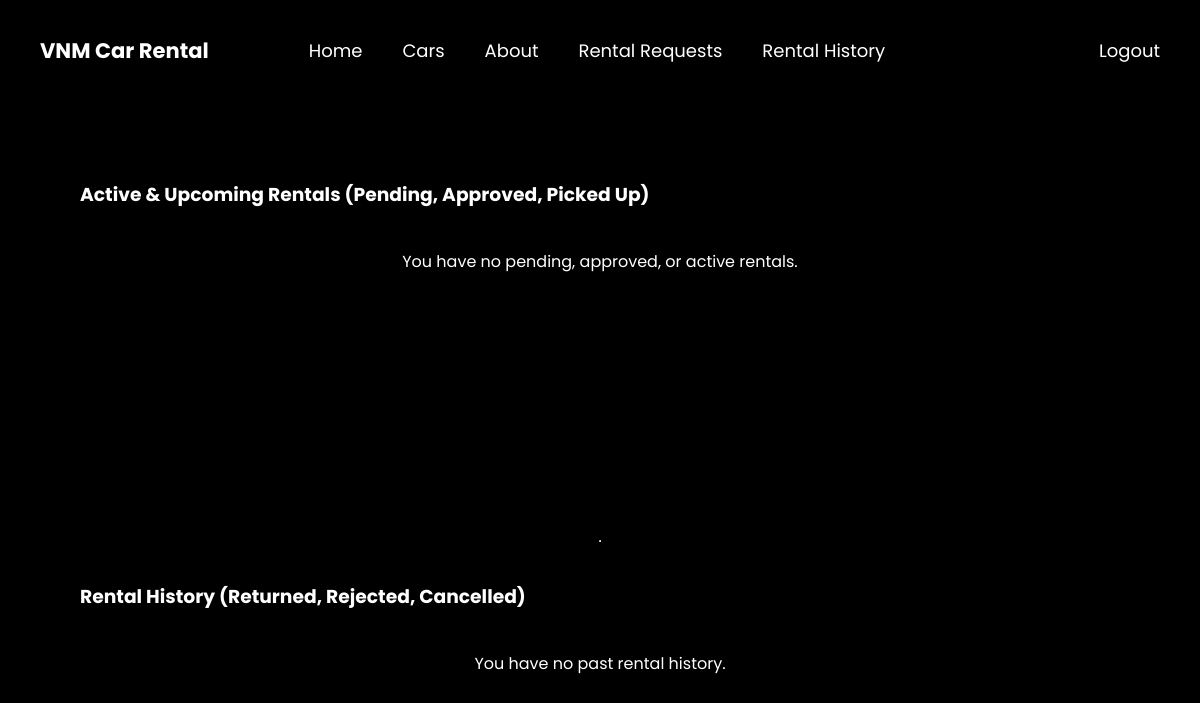
The page /vnm-system1/php/customer_lifecycle.php (signed in) on the database as committed earlier.
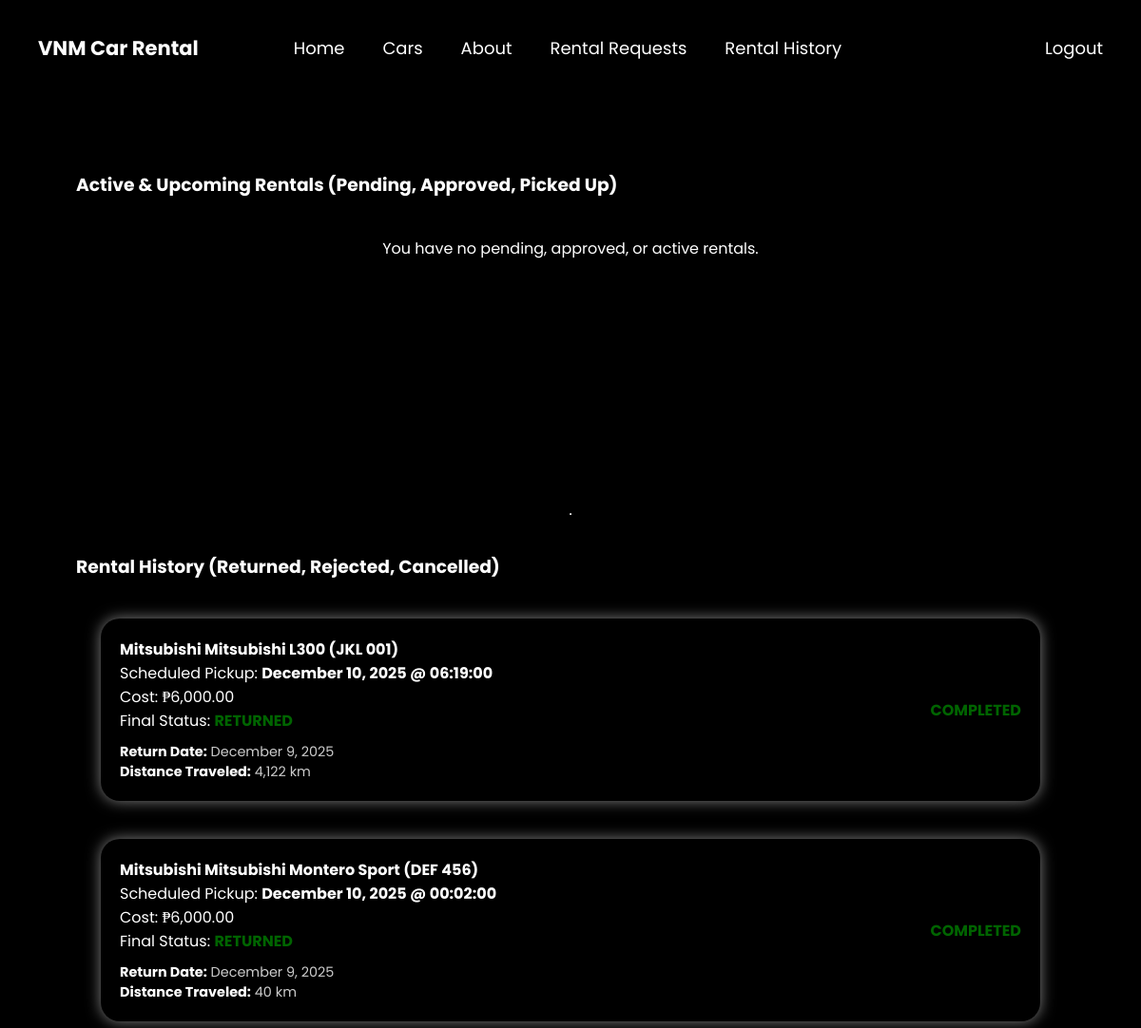
The same page on the database as committed later.
### tables this page shows
CREATE TABLE `rental_requests` (
  `request_id` int(11) NOT NULL,
  `user_id` int(11) NOT NULL,
  `car_id` int(11) NOT NULL,
  `driver_license_photo` varchar(500) DEFAULT NULL,
  `rental_date` date NOT NULL,
  `rental_time` time NOT NULL,
  `rental_duration_days` int(11) NOT NULL,
  `total_cost` decimal(10,2) DEFAULT NULL,
  `odometer_pickup` int(11) DEFAULT NULL,
  `condition_pickup` text DEFAULT NULL,
  `actual_pickup_datetime` datetime DEFAULT NULL,
  `payment_proof_path` varchar(255) DEFAULT NULL,
  `payment_method` varchar(50) DEFAULT NULL,
  `payment_reference_no` varchar(100) DEFAULT NULL,
  `admin_notes` text DEFAULT NULL,
  `request_status` enum('Pending','Approved','Rejected','Cancelled','Picked Up','Returned') NOT NULL DEFAULT 'Pending',
  `request_timestamp` datetime NOT NULL DEFAULT current_timestamp(),
  `payment_status` enum('Unpaid','Paid','Proof Uploaded') NOT NULL DEFAULT 'Unpaid',
  `rental_lifecycle_status` enum('Scheduled','PickedUp','OnRide','Returned') NOT NULL DEFAULT 'Scheduled'
);

CREATE TABLE `cars` (
  `car_id` int(11) NOT NULL,
  `model` varchar(100) NOT NULL,
  `plate_no` varchar(20) NOT NULL,
  `car_brand` varchar(100) NOT NULL,
  `year` year(4) NOT NULL,
  `daily_rate` decimal(10,2) NOT NULL,
  `owner` varchar(150) NOT NULL,
  `fuel_type` varchar(50) NOT NULL,
  `transmission` varchar(50) NOT NULL,
  `is_available` tinyint(1) DEFAULT 1,
  `location_id` int(11) NOT NULL,
  `image` varchar(255) DEFAULT NULL,
  `availability` tinyint(1) NOT NULL DEFAULT 1,
  `description` text DEFAULT NULL
);

CREATE TABLE `rental_return_details` (
  `return_id` int(11) NOT NULL,
  `request_id` int(11) NOT NULL,
  `return_admin_id` int(11) DEFAULT NULL,
  `return_date_actual` datetime NOT NULL,
  `car_condition_return` text DEFAULT NULL,
  `odometer_return` int(11) DEFAULT NULL,
  `damage_fee` decimal(10,2) NOT NULL DEFAULT 0.00
);

CREATE TABLE `rental_pickup_details` (
  `pickup_id` int(11) NOT NULL,
  `request_id` int(11) NOT NULL,
  `pickup_admin_id` int(11) DEFAULT NULL,
  `pickup_date_actual` datetime NOT NULL,
  `car_condition_pickup` text DEFAULT NULL,
  `odometer_pickup` int(11) DEFAULT NULL
);

### vnm-system1/php/customer_lifecycle.php (the view, shortened to what the changed rows need)
<?php
include 'db.php';
$current_user_id = (int) $_SESSION['user'];
$history_sql = "
    SELECT
        rr.request_id, rr.rental_date, rr.rental_time, rr.total_cost, rr.request_status, rr.payment_status,
        c.car_brand, c.model, c.plate_no,
        pd.odometer_pickup,
        rd.odometer_return, rd.return_date_actual, rd.damage_fee
    FROM rental_requests rr
    INNER JOIN cars c ON rr.car_id = c.car_id
    LEFT JOIN rental_pickup_details pd ON rr.request_id = pd.request_id
    LEFT JOIN rental_return_details rd ON rr.request_id = rd.request_id
    WHERE rr.request_status IN ('Returned', 'Rejected', 'Cancelled')
        AND rr.user_id = ?
    ORDER BY rr.rental_date DESC";
$stmt_history = $conn->prepare($history_sql);
$stmt_history->bind_param('i', $current_user_id);
$stmt_history->execute();
$history_details = $stmt_history->get_result();
?>
<!DOCTYPE html>
<html lang="en">
<head>
    <link rel="stylesheet" href="../css/main.css">
    <link rel="stylesheet" href="../css/rent_form.css">
    <link rel="stylesheet" href="../css/rental.css?v=1.41">
</head>
<body>
    <main>
        <section id="history">
            <h3>Rental History (Returned, Rejected, Cancelled)</h3>
            <?php if ($history_details->num_rows > 0): ?>
                <?php while ($row = $history_details->fetch_assoc()):
                    $rental_date_display = date('F j, Y', strtotime($row['rental_date']));
                    $car_display = htmlspecialchars("{$row['car_brand']} {$row['model']} ({$row['plate_no']})");
                    $status_text = htmlspecialchars($row['request_status']);
                    $status_color = 'grey';
                    if ($status_text === 'Returned') {
                        $status_color = 'darkgreen';
                    } elseif ($status_text === 'Rejected') {
                        $status_color = 'red';
                    } elseif ($status_text === 'Cancelled') {
                        $status_color = 'grey';
                    }
                ?>
                <div class="rental-detail">
                    <div class="detail">
                        <h4><?= $car_display ?></h4>
                        <p>Scheduled Pickup: <strong><?= $rental_date_display ?> @ <?= htmlspecialchars($row['rental_time']) ?></strong></p>
                        <p>Cost: ₱<?= number_format($row['total_cost'], 2) ?></p>
                        <p>Final Status: <span style="font-weight: bold; color: <?= $status_color ?>;"><?= strtoupper($status_text) ?></span></p>
                        <?php if ($status_text === 'Returned'): ?>
                            <p style="font-size: 0.9em; margin-top: 10px; color: #ccc;">
                                <strong>Return Date:</strong> <?= date('F j, Y', strtotime($row['return_date_actual'])) ?><br>
                                <strong>Distance Traveled:</strong> <?= number_format($row['odometer_return'] - $row['odometer_pickup']) ?> km
                            </p>
                        <?php endif; ?>
                    </div>
                    <div class="action-status">
                        <?php if ($status_text === 'Returned'): ?>
                            <p style="color: darkgreen; font-weight: bold; margin: 0;">COMPLETED</p>
                        <?php else: ?>
                            <p style="color: <?= $status_color ?>; font-weight: bold; margin: 0;">STOPPED</p>
                        <?php endif; ?>
                    </div>
                </div>
                <?php endwhile; ?>
            <?php else: ?>
                <p>You have no past rental history.</p>
            <?php endif; ?>
        </section>
    </main>
</body>
</html>

Rows that differ between the two databases and show on the page:
added rental_requests: car.plate_no "Mitsubishi Mitsubishi L300 (JKL 001)", rental_date "December 10, 2025", rental_time "06:19:00", total_cost "6,000.00", request_status "RETURNED", rental_return_details.return_date_actual "December 9, 2025", rental_return_details.odometer_return "4,122", shows "COMPLETED"
added rental_requests: car.plate_no "Mitsubishi Mitsubishi Montero Sport (DEF 456)", rental_date "December 10, 2025", rental_time "00:02:00", total_cost "6,000.00", request_status "RETURNED", rental_return_details.return_date_actual "December 9, 2025", rental_return_details.odometer_return "40", shows "COMPLETED"
Other text that changed with them:
text no longer shown: "You have no past rental history."
